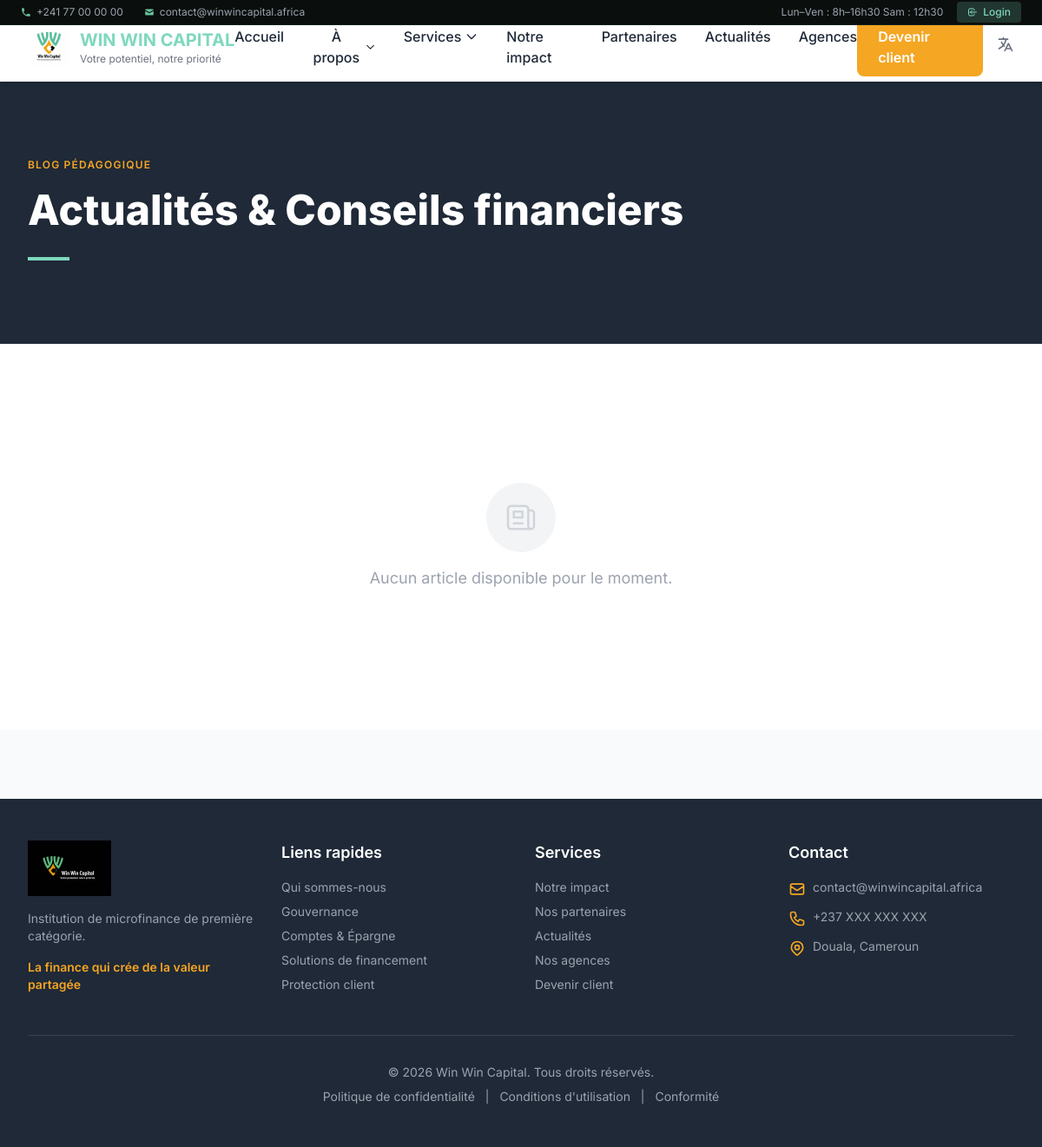
Page /fr/blog/ on the earlier database version.
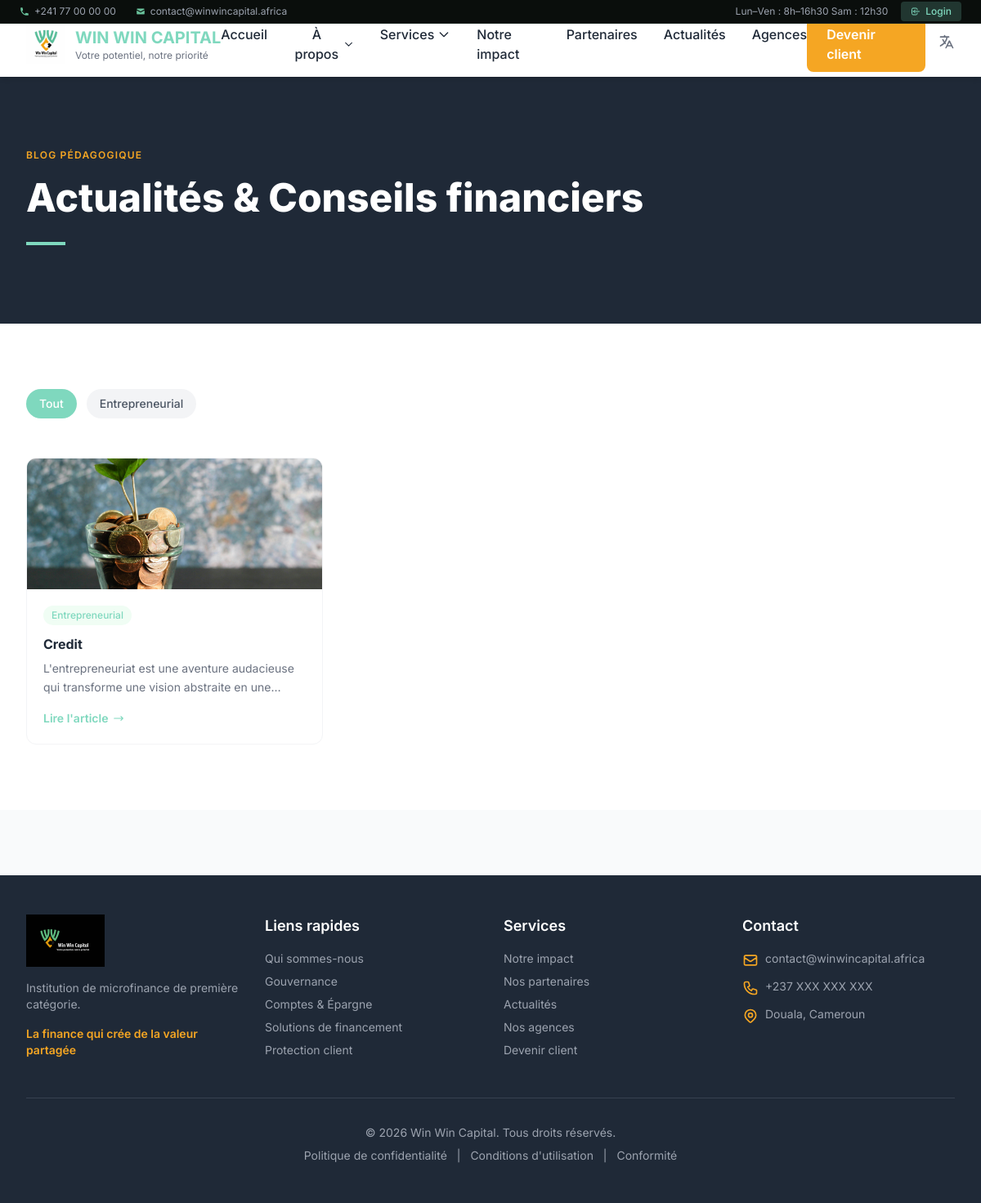
Same page on the later database version.
### blog/models.py (models this page shows, shortened)
class Category(models.Model):
    name = models.CharField(_("Nom"), max_length=100)
    slug = models.SlugField(_("Slug"), unique=True)
    description = models.TextField(_("Description"), blank=True)
    order = models.IntegerField(_("Ordre"), default=0)
    class Meta:
        verbose_name = _("Catégorie")
        verbose_name_plural = _("Catégories")
        ordering = ['order', 'name']

class BlogPost(models.Model):
    title = models.CharField(_("Titre"), max_length=200)
    slug = models.SlugField(_("Slug"), unique=True, blank=True)
    category = models.ForeignKey(
        Category,
        on_delete=models.SET_NULL,
        null=True,
        blank=True,
        verbose_name=_("Catégorie"),
        related_name='posts'
    )
    excerpt = models.TextField(_("Résumé"), max_length=300)
    content = models.TextField(_("Contenu"))
    featured_image = models.ImageField(
        _("Image mise en avant"),
        upload_to='blog/',
        blank=True,
        null=True
    )
    meta_description = models.CharField(
        _("Meta description"),
        max_length=160,
        blank=True
    )
    author = models.CharField(_("Auteur"), max_length=100, default="Win Win Capital")
    is_published = models.BooleanField(_("Publié"), default=False)
    is_featured = models.BooleanField(_("Article en vedette"), default=False)
    published_date = models.DateTimeField(_("Date de publication"), blank=True, null=True)
    views_count = models.IntegerField(_("Nombre de vues"), default=0)
    created_at = models.DateTimeField(_("Créé le"), auto_now_add=True)
    updated_at = models.DateTimeField(_("Modifié le"), auto_now=True)
    class Meta:
        verbose_name = _("Article")
        verbose_name_plural = _("Articles")
        ordering = ['-published_date', '-created_at']

### blog/views.py (the view)
# urls.py: path('', views.BlogListView.as_view(), name='list'),
class BlogListView(ListView):
    model = BlogPost
    template_name = 'blog/list.html'
    context_object_name = 'posts'
    paginate_by = 9
    def get_queryset(self):
        queryset = BlogPost.objects.filter(is_published=True)
        category_slug = self.kwargs.get('category_slug')
        if category_slug:
            queryset = queryset.filter(category__slug=category_slug)
        return queryset
    def get_context_data(self, **kwargs):
        context = super().get_context_data(**kwargs)
        context['categories'] = Category.objects.all()
        if self.kwargs.get('category_slug'):
            context['current_category'] = get_object_or_404(
                Category,
                slug=self.kwargs.get('category_slug')
            )
        context['featured_posts'] = BlogPost.objects.filter(
            is_published=True,
            is_featured=True
        )[:3]
        return context

### templates/blog/list.html (shortened to what this page needs)
{% extends 'base.html' %}
{% load static %}
{% load i18n %}
{% block content %}
<section class="bg-win-dark py-24">
  <div class="max-w-7xl mx-auto px-4 sm:px-6 lg:px-8">
    <span class="text-xs font-semibold tracking-widest uppercase text-win-orange">{% trans "Blog pédagogique" %}</span>
    <h1 class="text-5xl font-extrabold text-white mt-3 max-w-3xl leading-tight">{% trans "Actualités & Conseils financiers" %}</h1>
    <div class="w-12 h-1 bg-win-green mt-6"></div>
  </div>
</section>
<section class="py-20 bg-white">
  <div class="max-w-7xl mx-auto px-4 sm:px-6 lg:px-8">
    {% if categories %}
    <div class="flex flex-wrap gap-3 mb-12">
      <a href="{% url 'blog:list' %}" class="px-4 py-2 rounded-full text-sm font-medium {% if not current_category %}bg-win-green text-white{% else %}bg-gray-100 text-gray-600 hover:bg-win-green hover:text-white{% endif %} smooth-transition">
        {% trans "Tout" %}
      </a>
      {% for category in categories %}
      <a href="{% url 'blog:category' category.slug %}" class="px-4 py-2 rounded-full text-sm font-medium {% if current_category.slug == category.slug %}bg-win-green text-white{% else %}bg-gray-100 text-gray-600 hover:bg-win-green hover:text-white{% endif %} smooth-transition">
        {{ category.name }}
      </a>
      {% endfor %}
    </div>
    {% endif %}
    {% if posts %}
    <div class="grid md:grid-cols-2 lg:grid-cols-3 gap-6">
      {% for post in posts %}
      <div class="rounded-xl overflow-hidden border border-gray-100 hover-lift">
        <div class="h-40 relative overflow-hidden">
          {% if post.featured_image %}
          <img src="{{ post.featured_image.url }}" alt="{{ post.title }}" class="w-full h-full object-cover">
          {% endif %}
        </div>
        <div class="p-5">
          <div class="flex items-center gap-2 mb-3">
            {% if post.category %}<span class="px-2.5 py-1 rounded-full text-xs font-medium {% cycle 'bg-green-50 text-win-green' 'bg-yellow-50 text-win-orange' %}">{{ post.category.name }}</span>{% endif %}
          </div>
          <h3 class="font-bold text-win-dark text-base leading-snug">{{ post.title }}</h3>
          <p class="text-gray-500 text-sm mt-2 leading-relaxed line-clamp-2">{{ post.excerpt }}</p>
          <a href="{% url 'blog:detail' post.slug %}" class="mt-4 inline-flex items-center gap-1.5 text-sm font-semibold text-win-green hover:text-win-orange smooth-transition">
            {% trans "Lire l'article" %}
            <svg class="w-3.5 h-3.5" fill="none" stroke="currentColor" viewBox="0 0 24 24"><path stroke-linecap="round" stroke-linejoin="round" stroke-width="2" d="M17 8l4 4m0 0l-4 4m4-4H3"/></svg>
          </a>
        </div>
      </div>
      {% endfor %}
    </div>
    {% else %}
    <div class="text-center py-20">
      <div class="w-20 h-20 rounded-full bg-gray-100 flex items-center justify-center mx-auto mb-4">
        <svg class="w-10 h-10 text-gray-300" fill="none" stroke="currentColor" viewBox="0 0 24 24"><path stroke-linecap="round" stroke-linejoin="round" stroke-width="1.5" d="M19 20H5a2 2 0 01-2-2V6a2 2 0 012-2h10a2 2 0 012 2v1m2 13a2 2 0 01-2-2V7m2 13a2 2 0 002-2V9a2 2 0 00-2-2h-2m-4-3H9M7 16h6M7 8h6v4H7V8z"/></svg>
      </div>
      <p class="text-gray-400 text-lg">{% trans "Aucun article disponible pour le moment." %}</p>
    </div>
    {% endif %}
  </div>
</section>
{% endblock %}

Differences in the rows shown:
added Category: name "Entrepreneurial"
added BlogPost: featured_image (picture), category.name "Entrepreneurial", title "Credit", excerpt "L'entrepreneuriat est une aventure audacieuse qui transforme une vision abstraite en…"
Other differences:
text no longer shown: "Aucun article disponible pour le moment."
text now shown: "Tout"
